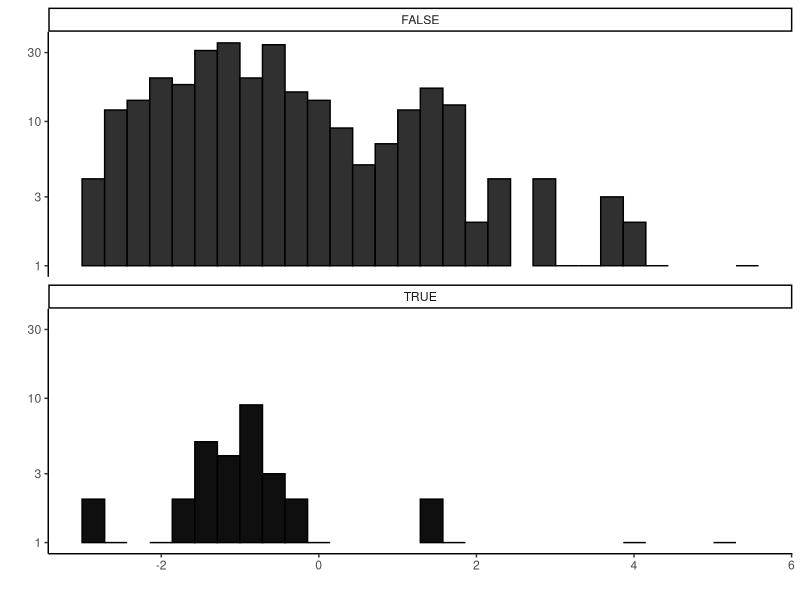

Recreate this plot in R.
library(ggplot2)

dat <- read.table('Plot_Input.txt', header=T, sep='\t')

pdf('Plot.pdf', height=3, width=3)
#ggplot(dat, aes(x=is_core, y=tajimas_d)) + geom_boxplot() + theme_classic()
ggplot(dat, aes(x=tajimas_d, fill=is_core)) + geom_histogram(color='black', show.legend=F) + theme_classic() + facet_wrap(~is_core, ncol=1) + scale_fill_manual(values=c('#303030', '#0f0f0f')) + xlab("") + ylab("") + scale_y_log10()
dev.off()

